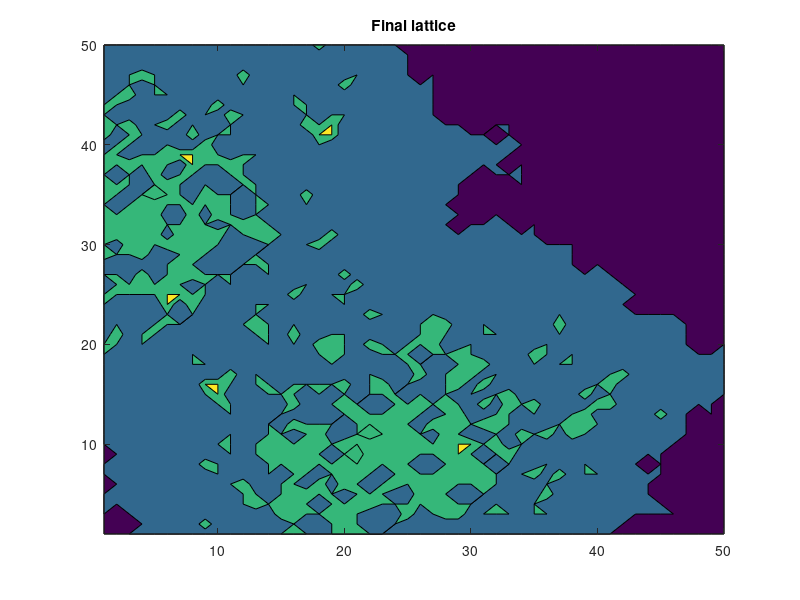
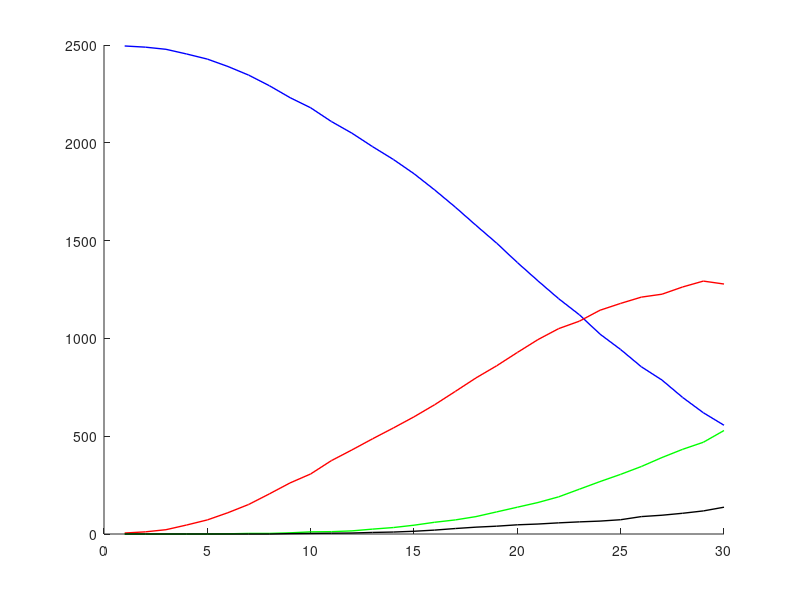

Reproduce these figures in MATLAB, in order.
%SIRD model
clear

size=50; %side length of square

days=30;

lattice_si=zeros(size,size);
lattice_rd=zeros(size,size); %0 is susceptible
lattice_i_days=zeros(size,size);

initial_infections=2;

for x=1:initial_infections
  initial_x=floor(size*rand())+1; %first position of infected
  initial_y=floor(size*rand())+1;
  lattice_si(initial_x,initial_y)=1; %1 is infected
endfor

infection_rate=.1; %the rate that each additional neighbor multiplies the infection by
infection_radius=3; %how much taxicab distance away someone can be and still infect
infection_factor=2; %chance goes down by a factor of this for every further distance
death_chance=.001;
recovery_chance=.004; %death+recovery chance should divide into 1.00 evenly
long_connections=5; %how many "longer distance" connections can infect people

%setting up infection mechanism
for radius=1:infection_radius
  for x_offset=0:radius
    infection_matrix(infection_radius+1+x_offset,infection_radius+1+radius-x_offset)=1/infection_factor^(radius-1); 
    infection_matrix(infection_radius+1-x_offset,infection_radius+1+radius-x_offset)=1/infection_factor^(radius-1);
    infection_matrix(infection_radius+1+x_offset,infection_radius+1-radius+x_offset)=1/infection_factor^(radius-1);
    infection_matrix(infection_radius+1-x_offset,infection_radius+1-radius+x_offset)=1/infection_factor^(radius-1);    
  endfor
endfor

for j=1:days
  i=rand(size);
  lattice_si_temp=lattice_si;
  
  lattice_i_days=lattice_i_days+(lattice_si==1); %each day the chance of infection goes up linearly
    
  lattice_neighbors=infection_rate*conv2(lattice_si,infection_matrix,"same")-i;
  lattice_si_temp=lattice_si | (lattice_neighbors>0);
  lattice_rd=lattice_rd+3*(lattice_si.*(i>(1-(death_chance*lattice_i_days))))+2*(lattice_si.*(i<(recovery_chance*lattice_i_days)));
  lattice_si=lattice_si_temp & not(lattice_rd);
  
  end_s(j)=sum(sum((lattice_si+lattice_rd)==0));
  end_i(j)=sum(sum((lattice_si+lattice_rd)==1));
  end_r(j)=sum(sum((lattice_si+lattice_rd)==2));
  end_d(j)=sum(sum((lattice_si+lattice_rd)==3));
  
  if any(any(lattice_si))==0
    break
  endif
endfor

%plot

figure(1)
clf;
colormap ("default");
x=1:size;
y=1:size;
contourf(x,y,lattice_si(x,y)+lattice_rd(x,y),0:4)
title ({"Final lattice"});

figure(2)
clf;
x=1:days;
hold on
plot(x,end_s(x),'b','LineWidth',1)
plot(x,end_i(x),'r','LineWidth',1)
plot(x,end_r(x),'g','LineWidth',1)
plot(x,end_d(x),'k','LineWidth',1)
